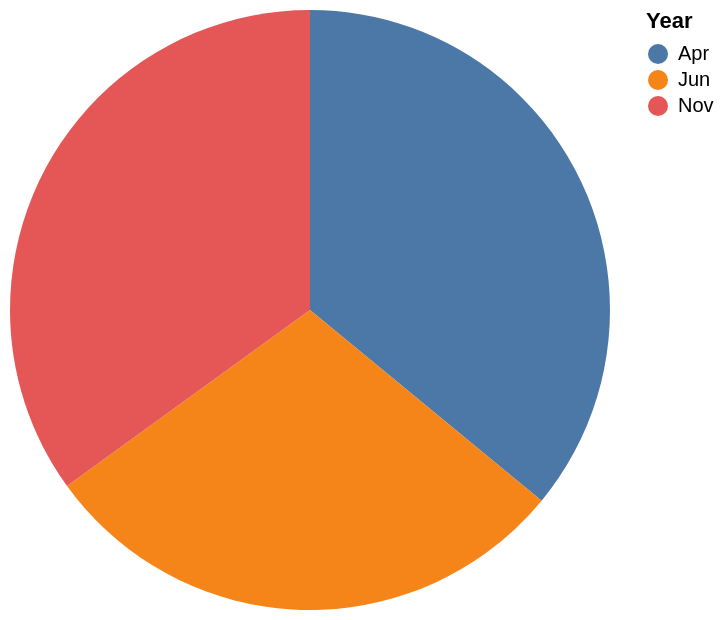

Write a Vega-Lite specification for this figure.
### Vega-Lite specification from a JSON file in a GitHub repository (floating-point values rounded to 4 significant figures)
{"$schema": "https://vega.github.io/schema/vega-lite/v5.json", "description": "Pie chart auto-generated from CSV", "data": {"values": [{"Year": "Apr", "The worst is still to come": "73", "The worst is behind us": "26"}, {"Year": "Jun", "The worst is still to come": "59", "The worst is behind us": "40"}, {"Year": "Nov", "The worst is still to come": "71", "The worst is behind us": "28"}]}, "mark": "arc", "encoding": {"theta": {"field": "The worst is still to come", "type": "quantitative"}, "color": {"field": "Year", "type": "nominal"}}}
